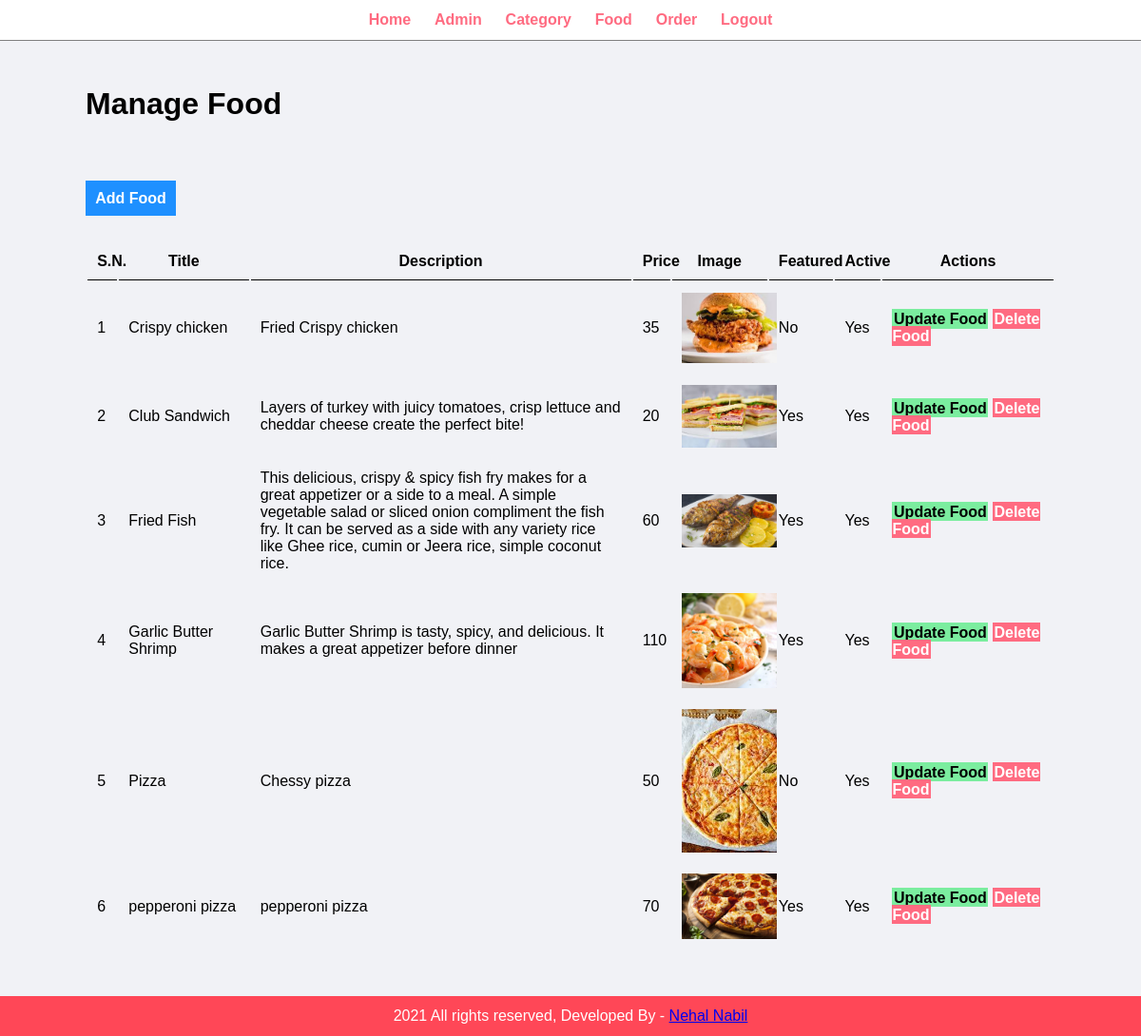
/admin/manage-food.php (signed in), run on the app's committed database.
### tables this page shows
CREATE TABLE IF NOT EXISTS `tbl_food` (
  `id` int(10) UNSIGNED NOT NULL AUTO_INCREMENT,
  `title` varchar(100) NOT NULL,
  `description` text NOT NULL,
  `price` decimal(10,0) NOT NULL,
  `image_name` varchar(255) NOT NULL,
  `category_id` int(10) UNSIGNED NOT NULL,
  `featured` varchar(10) NOT NULL,
  `active` varchar(10) NOT NULL,
  PRIMARY KEY (`id`)
);

### admin/manage-food.php (the view, shortened to what this page needs)
<?php
include('partials/menu.php');
?>
<div class="main-content">
    <div class="wrapper">
        <h1>Manage Food</h1>
        <br />
        <br /><br /><br/>
        <a href="add-food.php" class="btn-primary"> Add Food</a>
        <br /><br /><br />
        <table class="tbl-full">
            <tr>
                <th>S.N.</th>
                <th>Title</th>
                <th>Description</th>
                <th>Price</th>
                <th>Image</th>
                <th>Featured</th>
                <th>Active</th>
                <th>Actions</th>
            </tr>
            <?php
            $sql = "SELECT * FROM tbl_food";
            $res = mysqli_query($conn, $sql);
            $count = mysqli_num_rows($res);
            $sn = 1;
            if($count>0){
                while($rows=mysqli_fetch_assoc($res)){
                    $id = $rows['id'];
                    $title = $rows['title'];
                    $desc = $rows['description'];
                    $price = $rows['price'];
                    $img_name = $rows['image_name'];
                    $featured = $rows['featured'];
                    $active = $rows['active'];
            ?>
            <tr>
                <td><?php echo $sn++; ?></td>
                <td><?php echo $title; ?></td>
                <td style="width: 400px; word-wrap: break-word;"><?php echo $desc; ?></td>
                <td><?php echo $price; ?></td>
                <td>
                    <?php
                    if($img_name != ""){
                        ?>
                        <img src="<?php echo SITEURL; ?>images/food/<?php echo $img_name; ?>" width = 100px>
                        <?php
                    }else{
                        echo "<div class='error'> Image not added! </div>";
                    }
                    ?>
                </td>
                <td><?php echo $featured; ?></td>
                <td><?php echo $active; ?></td>
                <td>
                    <a href="<?php echo SITEURL;  ?>admin/update-food.php?id=<?php echo $id; ?>" class="btn-secondary"> Update Food</a>
                    <a href="<?php echo SITEURL;  ?>admin/delete-food.php?id=<?php echo $id; ?>&image_name=<?php echo $img_name; ?>" class="btn-danger"> Delete Food</a>
                </td>
            </tr>
                    <?php
                }
            }
                    ?>
        </table>
    </div>
</div>
<?php
include('partials/footer.php');

### admin/partials/menu.php (shortened to what this page needs)
<html>
<head>
    <link rel="stylesheet" href="../css/admin.css">
</head>
<body>
<div class="menu text-center">
    <div class="wrapper">
        <ul>
            <li><a href="index.php">Home</a></li>
            <li><a href="manage-admin.php">Admin</a></li>
            <li><a href="manage-category.php">Category</a></li>
            <li><a href="manage-food.php">Food</a></li>
            <li><a href="manage-order.php">Order</a></li>
            <li><a href="logout.php">Logout</a></li>
        </ul>
    </div>
</div>

### admin/partials/footer.php
<div class="footer">
    <div class="wrapper">
        <p class="text-center"> 2021 All rights reserved, Developed By - <a href="https://www.linkedin.com/in/nehalnabil/"> Nehal Nabil</a> </p>
    </div>
</div>
</body>
</html>

### css/admin.css (style rules this page uses)
* { margin: 0; padding: 0; font-family: Arial, Halvetica, sans-serif; }
.wrapper { padding: 1%; width: 85%; margin: 0 auto; }
.text-center { text-align: center; }
.tbl-full { width: 100%; }
table tr th { border-bottom: 1px solid black; padding: 1%; text-align: center; }
table tr td { padding: 1%; text-align: left; }
.btn-primary { background-color: #1e90ff; padding: 1%; color: white; text-decoration: none; font-weight: bold; }
.btn-secondary { background-color: #7bed9f; padding: 1%; color: black; text-decoration: none; font-weight: bold; }
.btn-danger { background-color: #ff6b81; padding: 1%; color: white; text-decoration: none; font-weight: bold; }
.menu { border-bottom: 1px solid grey; }
.menu ul { list-style-type: none; }
.menu ul li { display: inline; padding: 1%; }
.menu ul li a { text-decoration: none; font-weight: bold; color: #ff6b81; }
.main-content { background-color: #f1f2f6; padding: 3% 0; }
.footer { background-color: #ff4757; color: white; }

### data on the page
tbl_food: title "Crispy chicken", description "Fried Crispy chicken", price "35", image_name (picture), featured "No", active "Yes"
tbl_food: title "Club Sandwich", description "Layers of turkey with juicy tomatoes, crisp lettuce and cheddar cheese create the perfect bite!", price "20", image_name (picture), featured "Yes", active "Yes"
tbl_food: title "Fried Fish", description "This delicious, crispy & spicy fish fry makes for a great appetizer or a side to a meal. A simple vegetable salad or sliced onion compliment the fish fry. It can be served as a side with any variety rice like Ghee rice, cumin or Jeera rice, simple coconut rice.", price "60", image_name (picture), featured "Yes", active "Yes"
tbl_food: title "Garlic Butter Shrimp", description "Garlic Butter Shrimp is tasty, spicy, and delicious. It makes a great appetizer before dinner", price "110", image_name (picture), featured "Yes", active "Yes"
tbl_food: title "Pizza", description "Chessy pizza", price "50", image_name (picture), featured "No", active "Yes"
tbl_food: title "pepperoni pizza", description "pepperoni pizza", price "70", image_name (picture), featured "Yes", active "Yes"
